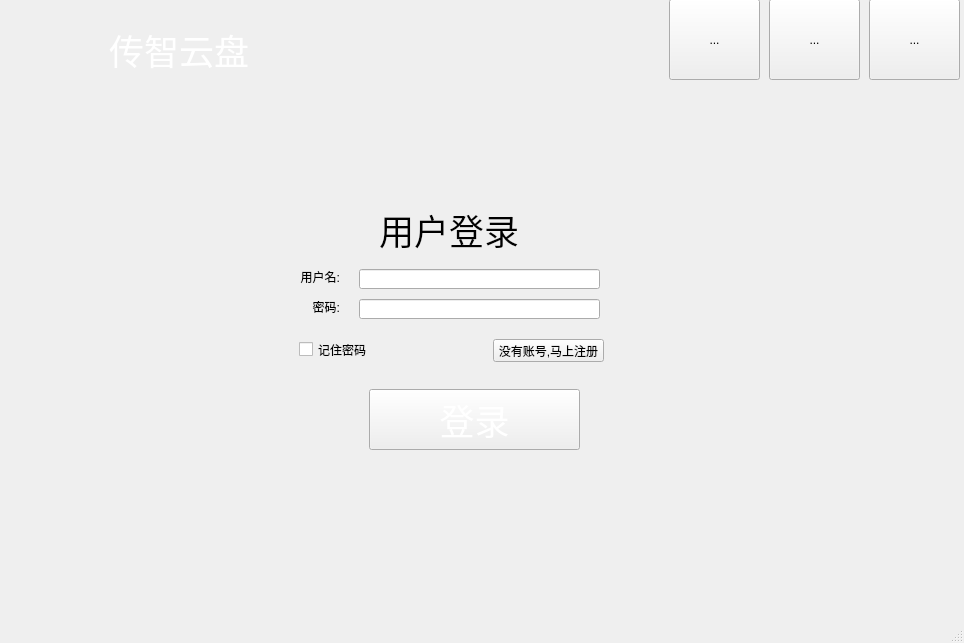
<?xml version="1.0" encoding="UTF-8"?>
<ui version="4.0">
 <class>MainWindow</class>
 <widget class="QMainWindow" name="MainWindow">
  <property name="geometry">
   <rect>
    <x>0</x>
    <y>0</y>
    <width>964</width>
    <height>643</height>
   </rect>
  </property>
  <property name="windowTitle">
   <string>MainWindow</string>
  </property>
  <widget class="QWidget" name="centralWidget">
   <property name="styleSheet">
    <string notr="true">background-image: url(:/images/images/login_bk.jpg);</string>
   </property>
   <widget class="QWidget" name="widget" native="true">
    <property name="geometry">
     <rect>
      <x>-1</x>
      <y>-1</y>
      <width>961</width>
      <height>601</height>
     </rect>
    </property>
    <widget class="QWidget" name="widget_2" native="true">
     <property name="geometry">
      <rect>
       <x>0</x>
       <y>0</y>
       <width>961</width>
       <height>91</height>
      </rect>
     </property>
     <widget class="QToolButton" name="exit_btn_3">
      <property name="geometry">
       <rect>
        <x>670</x>
        <y>0</y>
        <width>91</width>
        <height>81</height>
       </rect>
      </property>
      <property name="styleSheet">
       <string notr="true">border-image: url(:/images/images/login_setting.png);</string>
      </property>
      <property name="text">
       <string>...</string>
      </property>
      <property name="autoRaise">
       <bool>false</bool>
      </property>
     </widget>
     <widget class="QToolButton" name="exit_btn">
      <property name="geometry">
       <rect>
        <x>870</x>
        <y>0</y>
        <width>91</width>
        <height>81</height>
       </rect>
      </property>
      <property name="styleSheet">
       <string notr="true">border-image: url(:/images/images/login_close.png);
</string>
      </property>
      <property name="text">
       <string>...</string>
      </property>
     </widget>
     <widget class="QToolButton" name="exit_btn_2">
      <property name="geometry">
       <rect>
        <x>770</x>
        <y>0</y>
        <width>91</width>
        <height>81</height>
       </rect>
      </property>
      <property name="styleSheet">
       <string notr="true">border-image: url(:/images/images/login_min.png);</string>
      </property>
      <property name="text">
       <string>...</string>
      </property>
     </widget>
     <widget class="QWidget" name="widget_3" native="true">
      <property name="geometry">
       <rect>
        <x>10</x>
        <y>0</y>
        <width>91</width>
        <height>81</height>
       </rect>
      </property>
      <property name="styleSheet">
       <string notr="true">border-image: url(:/images/images/logo.ico);</string>
      </property>
     </widget>
     <widget class="QLabel" name="label">
      <property name="geometry">
       <rect>
        <x>110</x>
        <y>20</y>
        <width>141</width>
        <height>61</height>
       </rect>
      </property>
      <property name="font">
       <font>
        <pointsize>26</pointsize>
       </font>
      </property>
      <property name="styleSheet">
       <string notr="true">color:#fff</string>
      </property>
      <property name="text">
       <string>传智云盘</string>
      </property>
     </widget>
    </widget>
    <widget class="QStackedWidget" name="stackedWidget">
     <property name="geometry">
      <rect>
       <x>90</x>
       <y>100</y>
       <width>731</width>
       <height>401</height>
      </rect>
     </property>
     <property name="styleSheet">
      <string notr="true">background-image: url(:/images/images/back_img.jpg);</string>
     </property>
     <property name="currentIndex">
      <number>0</number>
     </property>
     <widget class="QWidget" name="login">
      <widget class="QLabel" name="label_2">
       <property name="geometry">
        <rect>
         <x>290</x>
         <y>90</y>
         <width>171</width>
         <height>81</height>
        </rect>
       </property>
       <property name="font">
        <font>
         <pointsize>26</pointsize>
        </font>
       </property>
       <property name="text">
        <string>用户登录</string>
       </property>
      </widget>
      <widget class="QLabel" name="label_3">
       <property name="geometry">
        <rect>
         <x>190</x>
         <y>170</y>
         <width>61</width>
         <height>16</height>
        </rect>
       </property>
       <property name="layoutDirection">
        <enum>Qt::LeftToRight</enum>
       </property>
       <property name="text">
        <string>用户名:</string>
       </property>
       <property name="alignment">
        <set>Qt::AlignRight|Qt::AlignTrailing|Qt::AlignVCenter</set>
       </property>
      </widget>
      <widget class="QLineEdit" name="login_user">
       <property name="geometry">
        <rect>
         <x>270</x>
         <y>170</y>
         <width>241</width>
         <height>20</height>
        </rect>
       </property>
      </widget>
      <widget class="QLineEdit" name="login_pass">
       <property name="geometry">
        <rect>
         <x>270</x>
         <y>200</y>
         <width>241</width>
         <height>20</height>
        </rect>
       </property>
      </widget>
      <widget class="QLabel" name="label_4">
       <property name="geometry">
        <rect>
         <x>190</x>
         <y>200</y>
         <width>61</width>
         <height>16</height>
        </rect>
       </property>
       <property name="layoutDirection">
        <enum>Qt::LeftToRight</enum>
       </property>
       <property name="text">
        <string>密码:</string>
       </property>
       <property name="alignment">
        <set>Qt::AlignRight|Qt::AlignTrailing|Qt::AlignVCenter</set>
       </property>
      </widget>
      <widget class="QCheckBox" name="checkBox">
       <property name="geometry">
        <rect>
         <x>210</x>
         <y>240</y>
         <width>91</width>
         <height>21</height>
        </rect>
       </property>
       <property name="text">
        <string>记住密码</string>
       </property>
      </widget>
      <widget class="QPushButton" name="pushButton">
       <property name="geometry">
        <rect>
         <x>404</x>
         <y>240</y>
         <width>111</width>
         <height>23</height>
        </rect>
       </property>
       <property name="text">
        <string>没有账号,马上注册</string>
       </property>
      </widget>
      <widget class="QPushButton" name="login_btn">
       <property name="geometry">
        <rect>
         <x>280</x>
         <y>290</y>
         <width>211</width>
         <height>61</height>
        </rect>
       </property>
       <property name="font">
        <font>
         <pointsize>26</pointsize>
         <weight>50</weight>
         <italic>false</italic>
         <bold>false</bold>
        </font>
       </property>
       <property name="autoFillBackground">
        <bool>false</bool>
       </property>
       <property name="styleSheet">
        <string notr="true">border-image: url(:/images/images/balckButton.png);
color: rgb(255, 255, 255);</string>
       </property>
       <property name="text">
        <string>登录</string>
       </property>
      </widget>
     </widget>
     <widget class="QWidget" name="reg">
      <widget class="QLabel" name="label_5">
       <property name="geometry">
        <rect>
         <x>280</x>
         <y>30</y>
         <width>151</width>
         <height>51</height>
        </rect>
       </property>
       <property name="font">
        <font>
         <pointsize>26</pointsize>
        </font>
       </property>
       <property name="text">
        <string>用户注册</string>
       </property>
      </widget>
      <widget class="QWidget" name="widget_4" native="true">
       <property name="geometry">
        <rect>
         <x>250</x>
         <y>100</y>
         <width>211</width>
         <height>168</height>
        </rect>
       </property>
       <layout class="QGridLayout" name="gridLayout">
        <item row="0" column="0">
         <widget class="QLabel" name="label_6">
          <property name="text">
           <string>用户名:</string>
          </property>
         </widget>
        </item>
        <item row="0" column="1">
         <widget class="QLineEdit" name="username"/>
        </item>
        <item row="1" column="0">
         <widget class="QLabel" name="label_7">
          <property name="text">
           <string>昵称:</string>
          </property>
         </widget>
        </item>
        <item row="1" column="1">
         <widget class="QLineEdit" name="nickname"/>
        </item>
        <item row="2" column="0">
         <widget class="QLabel" name="label_8">
          <property name="text">
           <string>密码:</string>
          </property>
         </widget>
        </item>
        <item row="2" column="1">
         <widget class="QLineEdit" name="password">
          <property name="echoMode">
           <enum>QLineEdit::PasswordEchoOnEdit</enum>
          </property>
         </widget>
        </item>
        <item row="3" column="0">
         <widget class="QLabel" name="label_9">
          <property name="text">
           <string>确认密码:</string>
          </property>
         </widget>
        </item>
        <item row="3" column="1">
         <widget class="QLineEdit" name="password_enter">
          <property name="echoMode">
           <enum>QLineEdit::PasswordEchoOnEdit</enum>
          </property>
         </widget>
        </item>
        <item row="4" column="0">
         <widget class="QLabel" name="label_10">
          <property name="text">
           <string>手机:</string>
          </property>
         </widget>
        </item>
        <item row="4" column="1">
         <widget class="QLineEdit" name="phone"/>
        </item>
        <item row="5" column="0">
         <widget class="QLabel" name="label_11">
          <property name="text">
           <string>邮箱:</string>
          </property>
         </widget>
        </item>
        <item row="5" column="1">
         <widget class="QLineEdit" name="email"/>
        </item>
       </layout>
      </widget>
      <widget class="QPushButton" name="back_main">
       <property name="geometry">
        <rect>
         <x>270</x>
         <y>300</y>
         <width>75</width>
         <height>23</height>
        </rect>
       </property>
       <property name="text">
        <string>返回</string>
       </property>
      </widget>
      <widget class="QPushButton" name="reg_btn">
       <property name="geometry">
        <rect>
         <x>390</x>
         <y>300</y>
         <width>75</width>
         <height>23</height>
        </rect>
       </property>
       <property name="text">
        <string>注册</string>
       </property>
      </widget>
     </widget>
     <widget class="QWidget" name="page_3">
      <widget class="QLabel" name="label_12">
       <property name="geometry">
        <rect>
         <x>280</x>
         <y>70</y>
         <width>261</width>
         <height>91</height>
        </rect>
       </property>
       <property name="font">
        <font>
         <pointsize>26</pointsize>
        </font>
       </property>
       <property name="text">
        <string>服务器设置</string>
       </property>
      </widget>
      <widget class="QWidget" name="widget_5" native="true">
       <property name="geometry">
        <rect>
         <x>180</x>
         <y>150</y>
         <width>381</width>
         <height>91</height>
        </rect>
       </property>
       <widget class="QWidget" name="layoutWidget">
        <property name="geometry">
         <rect>
          <x>100</x>
          <y>20</y>
          <width>207</width>
          <height>48</height>
         </rect>
        </property>
        <layout class="QFormLayout" name="formLayout">
         <item row="0" column="0">
          <widget class="QLabel" name="label_13">
           <property name="text">
            <string>服务器地址:</string>
           </property>
          </widget>
         </item>
         <item row="0" column="1">
          <widget class="QLineEdit" name="host_ip">
           <property name="text">
            <string>192.168.58.133</string>
           </property>
          </widget>
         </item>
         <item row="1" column="0">
          <widget class="QLabel" name="label_14">
           <property name="text">
            <string>服务器端口:</string>
           </property>
          </widget>
         </item>
         <item row="1" column="1">
          <widget class="QLineEdit" name="host_port">
           <property name="text">
            <string>80</string>
           </property>
          </widget>
         </item>
        </layout>
       </widget>
      </widget>
      <widget class="QPushButton" name="pushButton_2">
       <property name="geometry">
        <rect>
         <x>400</x>
         <y>270</y>
         <width>75</width>
         <height>23</height>
        </rect>
       </property>
       <property name="text">
        <string>确定</string>
       </property>
      </widget>
      <widget class="QPushButton" name="pushButton_4">
       <property name="geometry">
        <rect>
         <x>290</x>
         <y>270</y>
         <width>75</width>
         <height>23</height>
        </rect>
       </property>
       <property name="text">
        <string>返回</string>
       </property>
      </widget>
     </widget>
    </widget>
   </widget>
  </widget>
  <widget class="QStatusBar" name="statusBar"/>
 </widget>
 <layoutdefault spacing="6" margin="11"/>
 <resources/>
 <connections/>
</ui>
